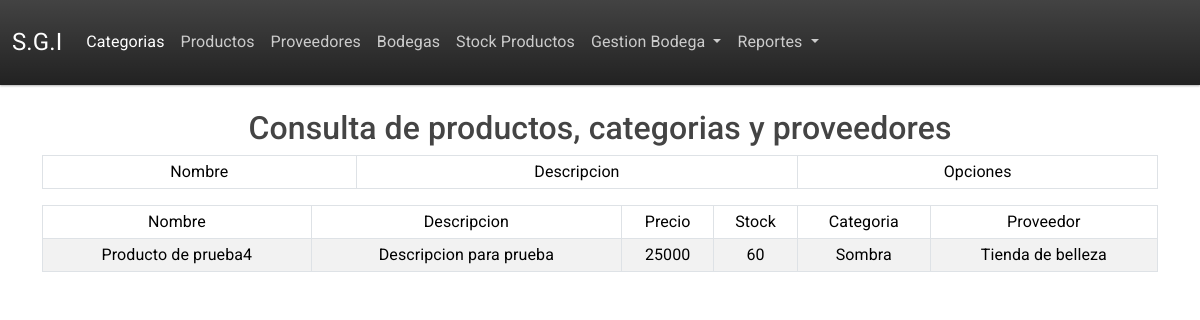
Page /consulta_producto_item/7 on the earlier database version.
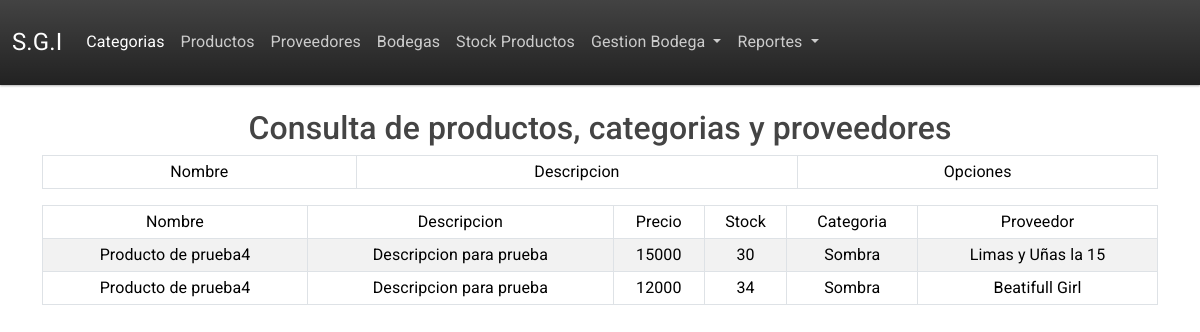
Same page on the later database version.
### tables this page shows
CREATE TABLE "proveedor_producto"(
                id INTEGER PRIMARY KEY AUTOINCREMENT,
                id_proveedor INTEGER NOT NULL,
                id_producto INTEGER NOT NULL,
                precio INTEGER NOT NULL,
                fecha TIMESTAMP DEFAULT CURRENT_TIMESTAMP, cantidad NUMBER NOT NULL,
                foreign key(id_proveedor) references "proveedores"(id_proveedor),
                foreign key(id_producto) references productos(id_producto)
                );

CREATE TABLE productos(
                id_producto INTEGER PRIMARY KEY AUTOINCREMENT,
                nombre TEXT NOT NULL,
                descripcion TEXT NOT NULL,
                stock INTEGER NOT NULL,
                fecha_creacion TIMESTAMP DEFAULT CURRENT_TIMESTAMP,
                id_categoria INTEGER NOT NULL,
                foreign key(id_categoria) references categorias(id_categoria)
                );

CREATE TABLE categorias(
                id_categoria INTEGER PRIMARY KEY AUTOINCREMENT,
                nombre TEXT NOT NULL,
                descripcion TEXT
                );

CREATE TABLE "proveedores"(
                id_proveedor INTEGER PRIMARY KEY AUTOINCREMENT,
                nombre TEXT NOT NULL,
                direccion TEXT NOT NULL,
                telefono TEXT NOT NULL,
                fecha_creacion TIMESTAMP DEFAULT CURRENT_TIMESTAMP
                );

### app.py (the view)
@app.route('/consulta_producto_item/<id>')
def consulta_producto_item(id):
    data = producto.consultar_producto(id)
    return render_template('consulta_productos.html',detalles=data)

### app.py (called while the page is built)
@app.teardown_appcontext
def close_connection(exception):
    db = getattr(g, '_database', None)
    if db is not None:
        db.close()

### productos.py (called while the page is built)
    def consultar_producto(self,id):
        self.cursor.execute("""
            SELECT p.id_producto,p.nombre,
            p.descripcion, p.id_categoria,
            c.nombre, pr.id_proveedor,
            pr.nombre,pp.id_proveedor,
            pp.id_producto,pp.precio,
            pp.cantidad FROM productos p, categorias c, proveedores pr
            INNER JOIN proveedor_producto pp
            ON p.id_categoria = c.id_categoria
            AND p.id_producto = pp.id_producto
            AND pr.id_proveedor = pp.id_proveedor
            WHERE p.id_producto = ?
            """,(id,))
        self.data = self.cursor.fetchall()
        return self.data

### templates/consulta_productos.html (shortened to what this page needs)
{% extends 'base.html' %}
{% block contenido %}
    <h2>Consulta de productos, categorias y proveedores</h2>
    <div class="row">
        <div class="col-md-12">
            <table class="table table-striped table-bordered sm-white table-sm">
                <thead>
                    <tr>
                        <td>Nombre</td>
                        <td>Descripcion</td>
                        <td>Opciones</td>
                    </tr>
                </thead>
            </table>
        </div>
    </div>
    <div class="row">
        <div class="col-md-12">
            <table class="table table-striped table-bordered sm-white table-sm">
                    <thead>
                        <tr>
                            <td>Nombre</td>
                            <td>Descripcion</td>
                            <td>Precio</td>
                            <td>Stock</td>
                        <td>Categoria</td>
                        <td>Proveedor</td>
                    </tr>
                </thead>
                <tbody>
                    {% if detalles %}
                        {% for detalle in detalles %}
                            <tr>
                                <td>{{ detalle.1 }}</td>
                                <td>{{ detalle.2 }}</td>
                                <td>{{ detalle.9 }}</td>
                                <td>{{ detalle.10 }}</td>
                                <td>{{ detalle.4 }}</td>
                                <td>{{ detalle.6 }}</td>
                            </tr>
                        {% endfor %}
                    {% else %}
                        <p class="text-center text-primary">Producto sin movimiento</p>
                    {% endif %}
                </tbody>
            </table>
            </div>
        </div>
    </div>
{% endblock %}

Differences in the rows shown:
removed proveedor_producto: nombre "Producto de prueba4", descripcion "Descripcion para prueba", precio "25000", cantidad "60", nombre "Sombra", nombre "Tienda de belleza"
added proveedor_producto: nombre "Producto de prueba4", descripcion "Descripcion para prueba", precio "15000", cantidad "30", nombre "Sombra", nombre "Limas y Uñas la 15"
added proveedor_producto: nombre "Producto de prueba4", descripcion "Descripcion para prueba", precio "12000", cantidad "34", nombre "Sombra", nombre "Beatifull Girl"
